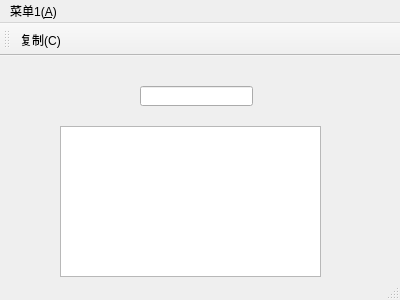
<?xml version="1.0" encoding="UTF-8"?>
<ui version="4.0">
 <class>MainWindow</class>
 <widget class="QMainWindow" name="MainWindow">
  <property name="geometry">
   <rect>
    <x>0</x>
    <y>0</y>
    <width>400</width>
    <height>300</height>
   </rect>
  </property>
  <property name="windowTitle">
   <string>MainWindow</string>
  </property>
  <widget class="QWidget" name="centralWidget">
   <widget class="QLineEdit" name="lineEdit">
    <property name="geometry">
     <rect>
      <x>140</x>
      <y>30</y>
      <width>113</width>
      <height>20</height>
     </rect>
    </property>
    <property name="text">
     <string/>
    </property>
   </widget>
   <widget class="QTextEdit" name="textEdit">
    <property name="geometry">
     <rect>
      <x>60</x>
      <y>70</y>
      <width>261</width>
      <height>151</height>
     </rect>
    </property>
   </widget>
  </widget>
  <widget class="QMenuBar" name="menuBar">
   <property name="geometry">
    <rect>
     <x>0</x>
     <y>0</y>
     <width>400</width>
     <height>17</height>
    </rect>
   </property>
   <widget class="QMenu" name="menu_1_A">
    <property name="title">
     <string>菜单1(&amp;A)</string>
    </property>
    <addaction name="action_C"/>
   </widget>
   <addaction name="menu_1_A"/>
  </widget>
  <widget class="QToolBar" name="mainToolBar">
   <attribute name="toolBarArea">
    <enum>TopToolBarArea</enum>
   </attribute>
   <attribute name="toolBarBreak">
    <bool>false</bool>
   </attribute>
   <addaction name="action_C"/>
  </widget>
  <widget class="QStatusBar" name="statusBar"/>
  <action name="action_C">
   <property name="icon">
    <iconset>
     <normaloff>C:/Users/Sunqker/Desktop/Qt考试/tool.png</normaloff>C:/Users/Sunqker/Desktop/Qt考试/tool.png</iconset>
   </property>
   <property name="text">
    <string>复制(&amp;C)</string>
   </property>
  </action>
 </widget>
 <layoutdefault spacing="6" margin="11"/>
 <resources/>
 <connections/>
</ui>
